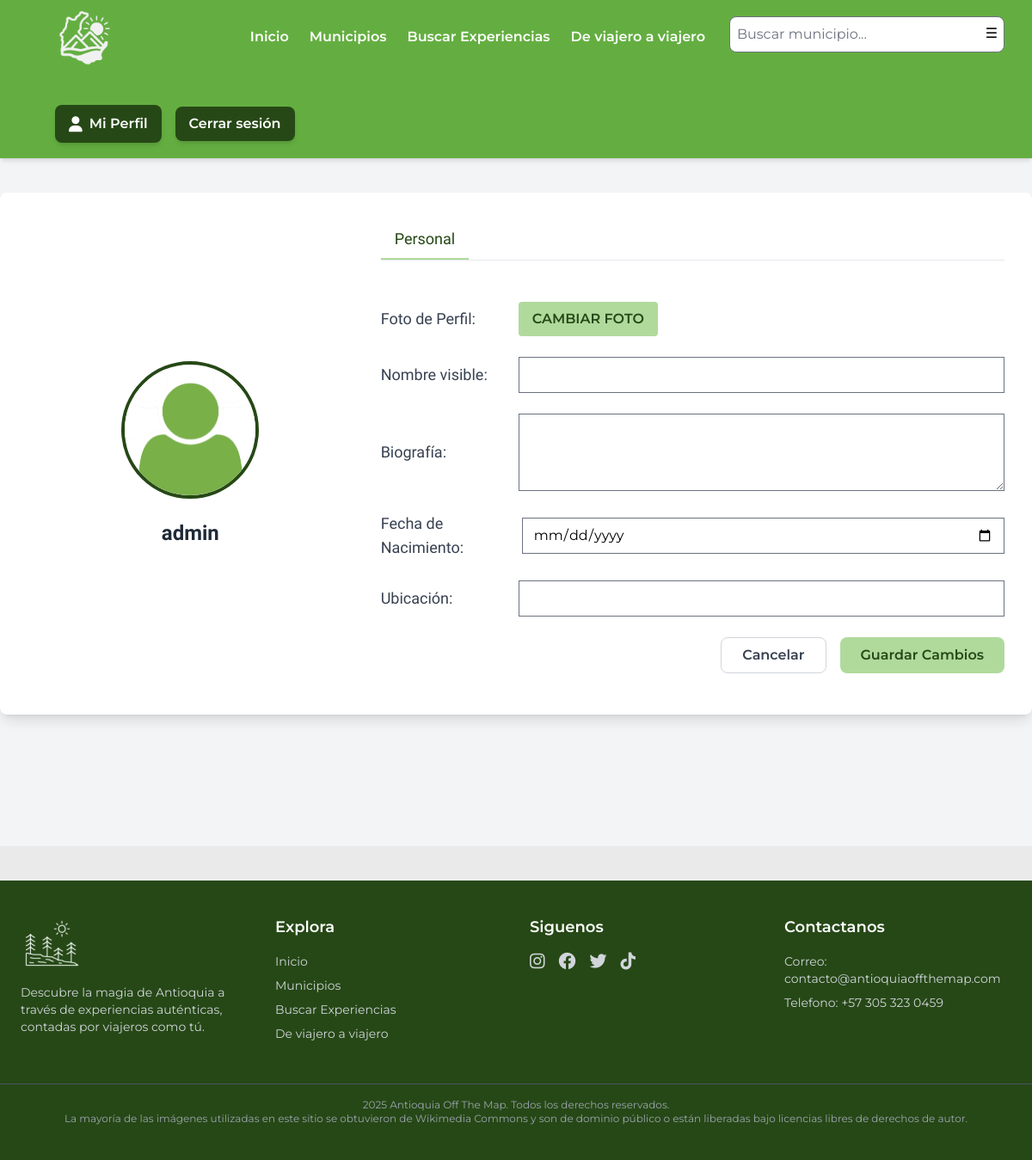
Screenshot of /accounts/profile/edit/ (signed in) with the database file from the repository.
### User/models.py (models this page shows, shortened)
class Profile(models.Model):
    user = models.OneToOneField(User, on_delete=models.CASCADE)
    display_name = models.CharField(max_length=100, blank=True, null=True)
    bio = models.TextField(max_length=500, blank=True)
    profile_picture = models.ImageField(upload_to='profile_pics/', default='profile_pics/default.png')
    birth_date = models.DateField(null=True, blank=True)
    location = models.CharField(max_length=100, blank=True)

### User/views.py (the view)
# urls.py: path('profile/edit/', views.profile_edit, name='profile_edit'),
@login_required
def profile_edit(request):
    if request.method == 'POST':
        form = ProfileUpdateForm(request.POST, request.FILES, instance=request.user.profile)
        if form.is_valid():
            form.save()
            messages.success(request, 'Tu perfil ha sido actualizado exitosamente!')
            return redirect('profile', username=request.user.username)
    else:
        form = ProfileUpdateForm(instance=request.user.profile)
    return render(request, 'profile_edit.html', {'form': form})

### User/forms.py
class ProfileUpdateForm(forms.ModelForm):
    class Meta:
        model = Profile
        fields = ['display_name', 'bio', 'profile_picture', 'birth_date', 'location']
        widgets = {
            'display_name': forms.TextInput(attrs={'class': 'form-control w-full text-left'}),
            'bio': forms.Textarea(attrs={'class': 'form-control w-full text-left', 'rows': 3}),
            'birth_date': forms.DateInput(attrs={'class': 'form-control w-full text-left', 'type': 'date'}),
            'location': forms.TextInput(attrs={'class': 'form-control w-full text-left'}),
        }

### destination/context_processors.py (called while the page is built)
def common_data(request):
    categories = Category.objects.all()
    locations = Municipality.objects.values_list('location', flat=True).distinct()
    return {
        'categories': categories,
        'locations': locations,
    }

### User/templates/profile_edit.html (shortened to what this page needs)
{% extends 'base.html' %}
{% load static %}
{% block content %}
<div class="bg-gray-100 min-h-screen py-10 w-full">
  <div class="max-w-7xl mx-auto bg-white rounded-lg shadow-lg p-8 flex flex-col md:flex-row gap-8 items-center md:items-stretch">
    <div class="flex flex-col justify-center items-center md:w-1/3 w-full">
      <img id="profile-pic-preview" src="{{ form.instance.profile_picture.url }}" alt="Foto de perfil actual" class="w-40 h-40 object-cover rounded-full border-4 border-customDarkGreen mb-4">
      <p class="text-2xl font-bold font-title text-gray-800 mt-2 text-center">{{ form.instance.display_name|default:request.user.username }}</p>
    </div>
    <div class="flex-1 flex flex-col justify-center">
      <div class="border-b mb-6">
        <nav class="flex gap-6">
          <button class="py-2 px-4 border-b-2 font-title text-lg border-customLightGreen text-customDarkGreen focus:outline-none">Personal</button>
        </nav>
      </div>
      <form method="POST" enctype="multipart/form-data" class="space-y-6">
        <div class="flex items-center mb-4">
          <label class="font-title text-lg text-gray-700 w-40 text-left">Foto de Perfil:</label>
          <div class="flex items-center gap-4 flex-1">
            <label for="id_profile_picture" class="inline-block bg-customLightGreen text-customDarkGreen px-4 py-2 rounded hover:bg-customGreen cursor-pointer font-semibold font-body">CAMBIAR FOTO</label>
          </div>
        </div>
        <div class="flex items-center mb-4">
          <label class="font-title text-lg text-gray-700 w-40 text-left">Nombre visible:</label>
          <div class="flex-1 font-body">{{ form.display_name }}</div>
        </div>
        <div class="flex items-center mb-4">
          <label class="font-title text-lg text-gray-700 w-40 text-left">Biografía:</label>
          <div class="flex-1 font-body">{{ form.bio }}</div>
        </div>
        <div class="flex items-center mb-4">
          <label class="font-title text-lg text-gray-700 w-40 text-left mr-1">Fecha de Nacimiento:</label>
          <div class="flex-1 font-body">{{ form.birth_date }}</div>
        </div>
        <div class="flex items-center mb-4">
          <label class="font-title text-lg text-gray-700 w-40 text-left">Ubicación:</label>
          <div class="flex-1 font-body text-xl">{{ form.location }}</div>
        </div>
        <div class="flex justify-end gap-4 mt-8">
          <a href="{% url 'profile' request.user.username %}" class="px-6 py-2 border border-gray-300 rounded-lg text-gray-700 hover:bg-gray-50 font-semibold font-body">Cancelar</a>
          <button type="submit" class="px-6 py-2 bg-customLightGreen text-customDarkGreen rounded-lg hover:bg-customGreen font-semibold font-body">Guardar Cambios</button>
        </div>
      </form>
    </div>
  </div>
</div>
{% endblock %}

### rows the page displays
Profile: instance.profile_picture (placeholder picture), instance.display_name "admin"
